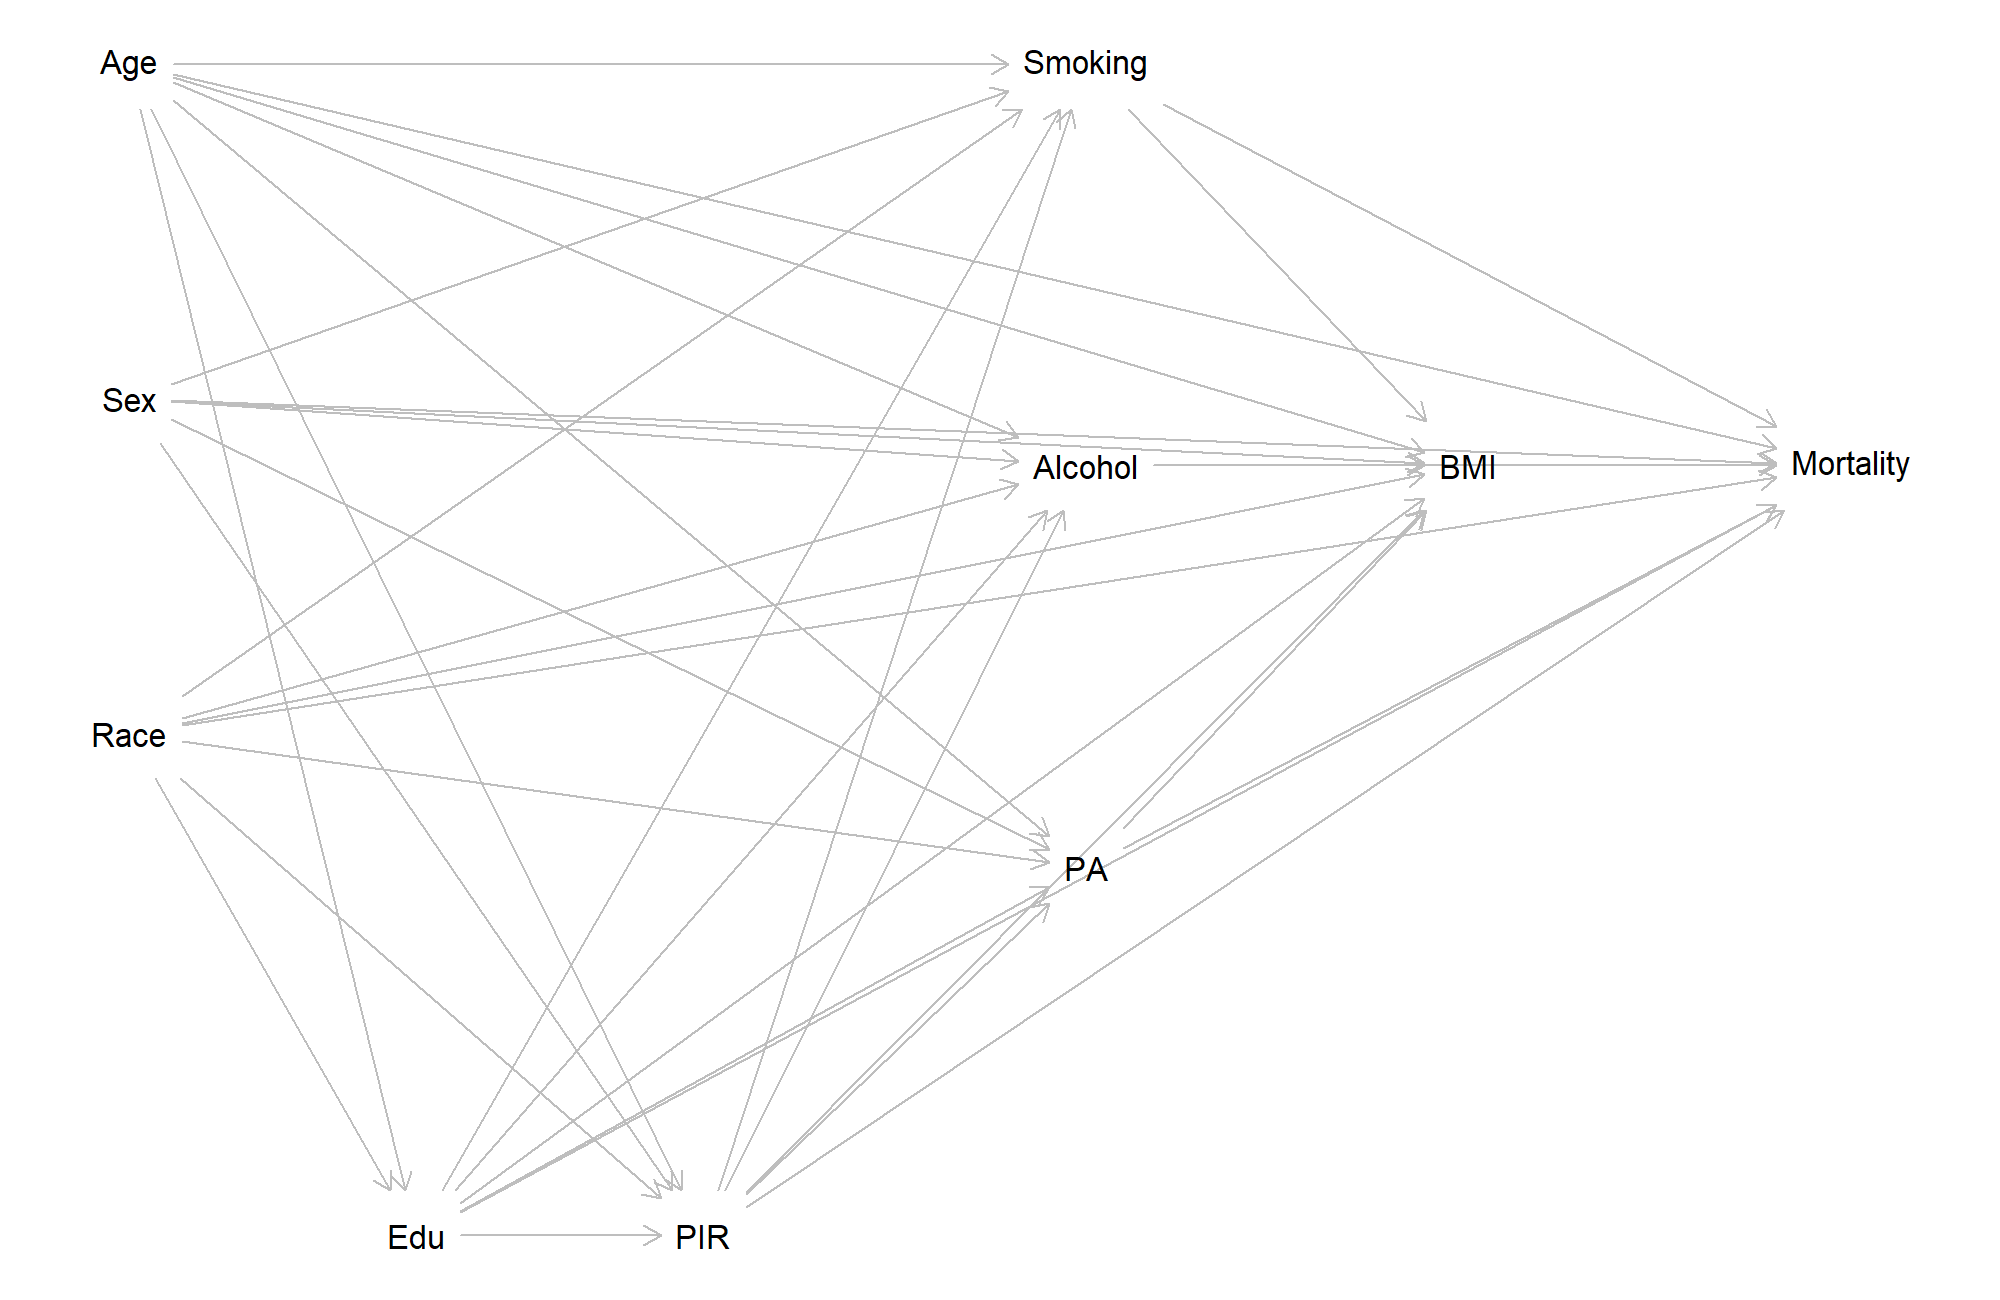

This figure's R source:
# DAG for the NHANES lifestyle-mortality analysis
# Written BEFORE any outcome analysis. Edit arrows only before the plan-v1 tag.

library(dagitty)

covars    <- c("Age", "Sex", "Race", "Edu", "PIR")   # PIR = income-poverty ratio
exposures <- c("Smoking", "Alcohol", "PA", "BMI")

# 1. Relationships among the covariates
edges <- c(
  "Age -> Edu",      # cohort differences in schooling
  "Age -> PIR",
  "Sex -> PIR",
  "Race -> Edu",     # race/ethnicity = marker of social stratification
  "Race -> PIR",
  "Edu -> PIR"
)

# 2. Every covariate affects every exposure and mortality
for (z in covars) {
  for (x in c(exposures, "Mortality")) {
    edges <- c(edges, paste(z, "->", x))
  }
}

# 3. Exposure-to-exposure arrows
#    No Smoking <-> Alcohol arrow (as stated in the plan).
#    Their association arises through the shared causes above.
edges <- c(edges, "Smoking -> BMI", "Alcohol -> BMI", "PA -> BMI")

# 4. Exposures affect mortality
for (x in exposures) edges <- c(edges, paste(x, "-> Mortality"))

g <- dagitty(paste0("dag { ", paste(edges, collapse = "; "), " }"))

stopifnot(isAcyclic(g))

# Layout
coordinates(g) <- list(
  x = c(Age = 0, Sex = 0, Race = 0, Edu = 1.5, PIR = 3,
        Smoking = 5, Alcohol = 5, PA = 5, BMI = 7, Mortality = 9),
  y = c(Age = 0, Sex = 1, Race = 2, Edu = 3.5, PIR = 3.5,
        Smoking = 0, Alcohol = 1.2, PA = 2.4, BMI = 1.2, Mortality = 1.2)
)

# Save the figure
png("dag.png", width = 2000, height = 1300, res = 200)
plot(g)
dev.off()

# Exposure-specific adjustment sets (total effect on mortality)
sets <- lapply(exposures, function(x)
  adjustmentSets(g, exposure = x, outcome = "Mortality", effect = "total"))
names(sets) <- exposures

print(sets)
capture.output(print(sets), file = "adjustment_sets.txt")
